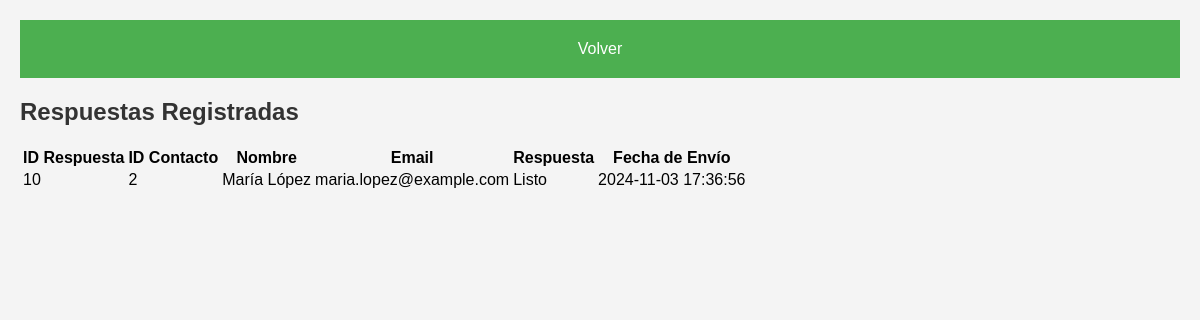
/proveedor/ver_respuestagenerico.php, run on the app's committed database.
### tables this page shows
CREATE TABLE `respuestas` (
  `id` int(11) NOT NULL,
  `id_contacto` int(6) NOT NULL,
  `respuesta` text NOT NULL,
  `fecha_envio` timestamp NOT NULL DEFAULT current_timestamp()
);

CREATE TABLE `contactos` (
  `id` int(6) NOT NULL,
  `nombre` varchar(100) DEFAULT NULL,
  `email` varchar(100) DEFAULT NULL,
  `asunto` varchar(255) DEFAULT NULL,
  `mensaje` text DEFAULT NULL,
  `fecha` timestamp NOT NULL DEFAULT current_timestamp(),
  `estatus` enum('Respondido','En Proceso','Pendiente') DEFAULT NULL
);

### proveedor/ver_respuestagenerico.php (the view, shortened to what this page needs)
<?php
$host = "localhost";
$usuario = "root";
$password = "";
$base_de_datos = "compresores_bd";
$conn = new mysqli($host, $usuario, $password, $base_de_datos);
$rol_usuario = isset($_SESSION['rol']) ? $_SESSION['rol'] : null;
$roles_permitidos = [1, 2, 3];
if ($rol_usuario && in_array($rol_usuario, $roles_permitidos)) {
    $sql = "
        SELECT r.id AS respuesta_id, c.id AS contacto_id, c.nombre, c.email, r.respuesta, r.fecha_envio
        FROM respuestas r
        JOIN contactos c ON r.id_contacto = c.id
    ";
    $result = $conn->query($sql);
?>
<!DOCTYPE html>
<html lang="es">
<head>
</head>
<body>
<nav class="nav">
        <ul>
        <li><a href="generico_dashboard.php">Volver</a></li>
        </ul>
    </nav>
<h2>Respuestas Registradas</h2>
<table>
    <tr>
        <th>ID Respuesta</th>
        <th>ID Contacto</th>
        <th>Nombre</th>
        <th>Email</th>
        <th>Respuesta</th>
        <th>Fecha de Envío</th>
    </tr>
    <?php
    if ($result->num_rows > 0) {
        while($row = $result->fetch_assoc()) {
            echo "<tr>
                    <td>{$row['respuesta_id']}</td>
                    <td>{$row['contacto_id']}</td>
                    <td>{$row['nombre']}</td>
                    <td>{$row['email']}</td>
                    <td>{$row['respuesta']}</td>
                    <td>{$row['fecha_envio']}</td>
                  </tr>";
        }
    } else {
        echo "<tr><td colspan='6'>No hay respuestas registradas.</td></tr>";
    }
    ?>
</table>
<?php
} else {
    echo "<h2>Acceso denegado. No tienes permiso para ver esta página.</h2>";
}
?>
</body>
</html>

### proveedor/ver_respuestagenerico.php (style rules this page uses)
body { font-family: Arial, sans-serif; background-color: #f4f4f4; margin: 0; padding: 20px; }
h1, h2 { color: #333; }
.nav { background-color: #4CAF50; padding: 10px; }
.nav ul { list-style-type: none; padding: 0; margin: 0; display: flex; justify-content: space-around; }
.nav ul li { flex: 1; }
.nav ul li a { text-decoration: none; color: white; padding: 10px; display: block; text-align: center; }

### data on the page
respuestas: id "10", id_contacto "2", id_contacto.nombre "María López", id_contacto.email "maria.lopez@example.com", respuesta "Listo", fecha_envio "2024-11-03 17:36:56"
